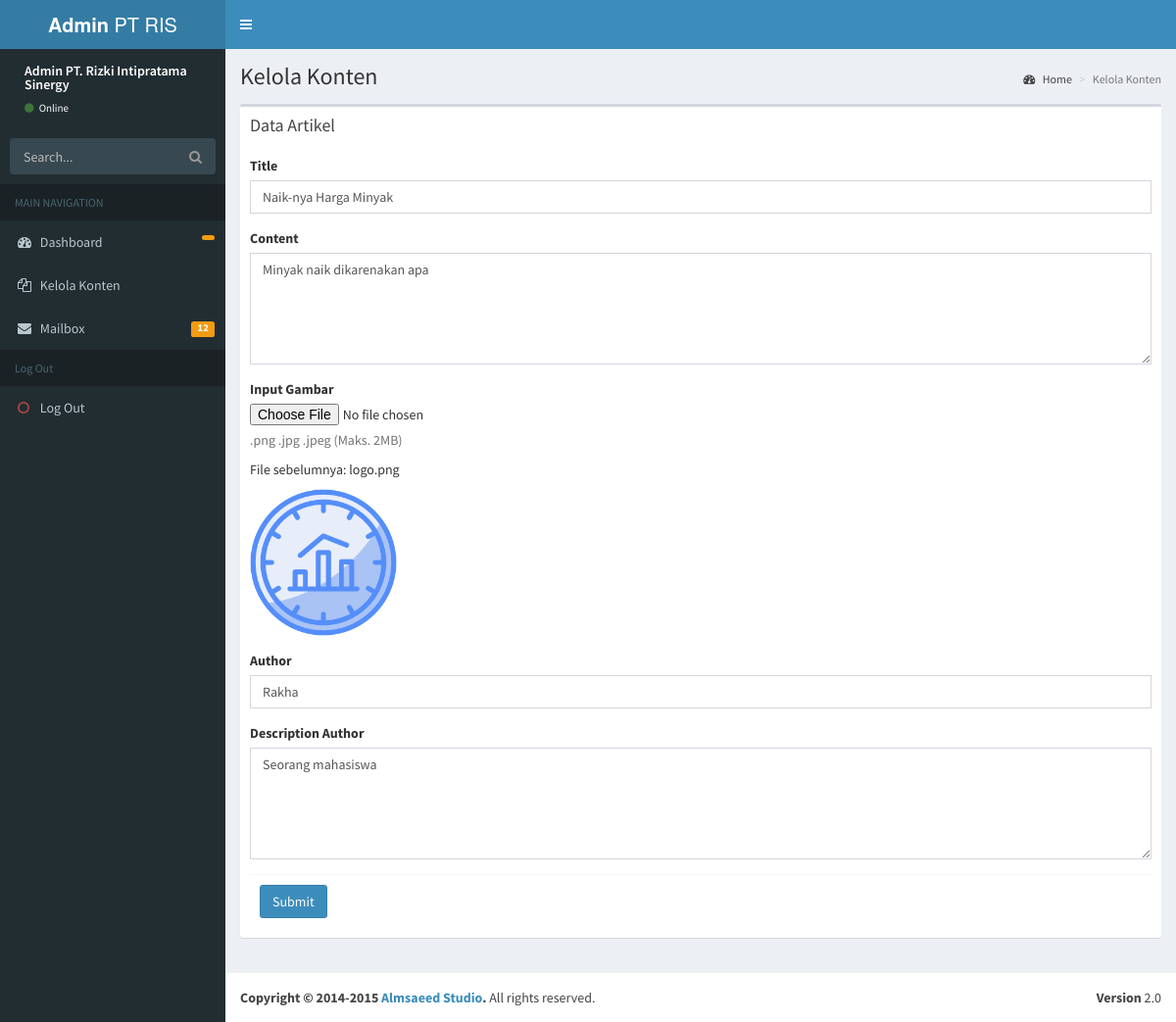
Screenshot of /admin/controllers/artikel-edit.php?id=1 (signed in) with the database file from the repository.
### tables this page shows
CREATE TABLE `artikel` (
  `id` int NOT NULL AUTO_INCREMENT,
  `title` varchar(255) NOT NULL,
  `content` text NOT NULL,
  `namaGambar` varchar(255) DEFAULT NULL,
  `tipeGambar` varchar(50) DEFAULT NULL,
  `ukuranGambar` int DEFAULT NULL,
  `likes` int DEFAULT '0',
  `create_at` datetime DEFAULT CURRENT_TIMESTAMP,
  `namaAuthor` varchar(255) DEFAULT NULL,
  `deskripsiAuthor` varchar(255) DEFAULT NULL,
  PRIMARY KEY (`id`)
);

### admin/controllers/artikel-edit.php (the view, shortened to what this page needs)
<?php
include '../../config/database.php';
?>
<!DOCTYPE html>
<html>
    <?php include '../component/head.php'; ?>
    <body class="skin-blue">
        <div class="wrapper">
        <?php include '../component/header.php'; ?>
        <?php include '../component/side-bar.php'; ?>
        <div class="content-wrapper">
            <section class="content-header">
                <h1>Kelola Konten</h1>
                <ol class="breadcrumb">
                    <li><a href="#"><i class="fa fa-dashboard"></i> Home</a></li>
                    <li class="active">Kelola Konten</li>
                </ol>
            </section>
            <section class="content">
                <div class="row">
                    <div class="col-xs-12">
                        <div class="box">
                            <div class="box-header">
                                <h3 class="box-title">Data Artikel</h3>
                            </div>
                            <div class="box-body">
                                <form role="form" action="artikel-edit-validasi.php" method="post" enctype="multipart/form-data">
                                <?php
                                try {
                                    $id = $_GET['id'];
                                    $query = $db->prepare("SELECT * FROM artikel WHERE id = :id");
                                    $query->bindParam(':id', $id, PDO::PARAM_INT);
                                    $query->execute();
                                    if ($query->rowCount() > 0) {
                                        $row = $query->fetch(PDO::FETCH_ASSOC);
                                ?>
                                    <div class="form-group">
                                        <label for="title">Title</label>
                                        <input type="text" name="title" class="form-control" placeholder="Masukkan Judul Artikel" maxlength="255" value="<?php echo htmlspecialchars($row['title']) ?>" required />
                                    </div>
                                    <div class="form-group">
                                        <label for="content">Content</label>
                                        <textarea name="content" class="form-control" rows="5"
                                                placeholder="Masukkan Konten Artikel"
                                                required><?php echo htmlspecialchars($row['content']) ?></textarea>
                                    </div>
                                    <div class="form-group">
                                        <label for="gambar">Input Gambar</label>
                                        <input type="file" id="gambar" name="gambar" accept="image/*" required>
                                        <p class="help-block">.png .jpg .jpeg (Maks. 2MB)</p>
                                        <p>File sebelumnya: <?php echo htmlspecialchars($row['namaGambar']); ?></p>
                                        <img src="../../images/<?php echo htmlspecialchars($row['namaGambar']); ?>" alt="Gambar Produk" width="150">
                                    </div>
                                    <div class="form-group">
                                        <label for="namaAuthor">Author</label>
                                        <input type="text" name="namaAuthor" class="form-control" placeholder="Masukkan Nama Penulis Artikel" maxlength="255" value="<?php echo htmlspecialchars($row['namaAuthor']) ?>" required />
                                    </div>
                                    <div class="form-group">
                                        <label for="deskripsiAuthor">Description Author</label>
                                        <textarea name="deskripsiAuthor" class="form-control" rows="5" placeholder="Masukkan Konten Artikel" required><?php echo htmlspecialchars($row['deskripsiAuthor']) ?></textarea>
                                    </div>
                                    <div class="box-footer">
                                        <button type="submit" name="submit" class="btn btn-primary">Submit</button>
                                    </div>
                                <?php
                                    } else {
                                        echo "<p>Data artikel tidak ditemukan.</p>";
                                    }
                                } catch (PDOException $e) {
                                    echo "<p>Error: " . $e->getMessage() . "</p>";
                                }
                                ?>
                                </form>
                            </div>
                        </div>
                    </div>
                </div>
            </section>
        </div>
        <?php include '../component/footer.php'; ?>
        </div>
    </body>
</html>

### rows the page displays
artikel: title "Naik-nya Harga Minyak", content "Minyak naik dikarenakan apa", namaGambar "logo.png", namaGambar (picture), namaAuthor "Rakha", deskripsiAuthor "Seorang mahasiswa"
